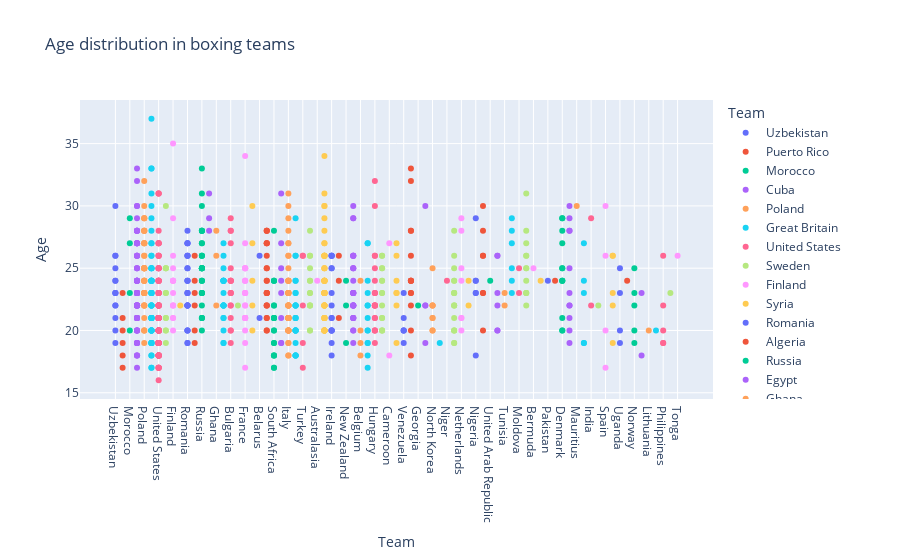

Notebook code for this chart:
### Code cell
# plot the age distribution in teams
# i went with scatter plot because it is easier to read than a histogram
fig = px.scatter(
    df_boxing,
    x="Team",
    y="Age",
    color="Team",
    title="Age distribution in boxing teams",
)
fig.show()
